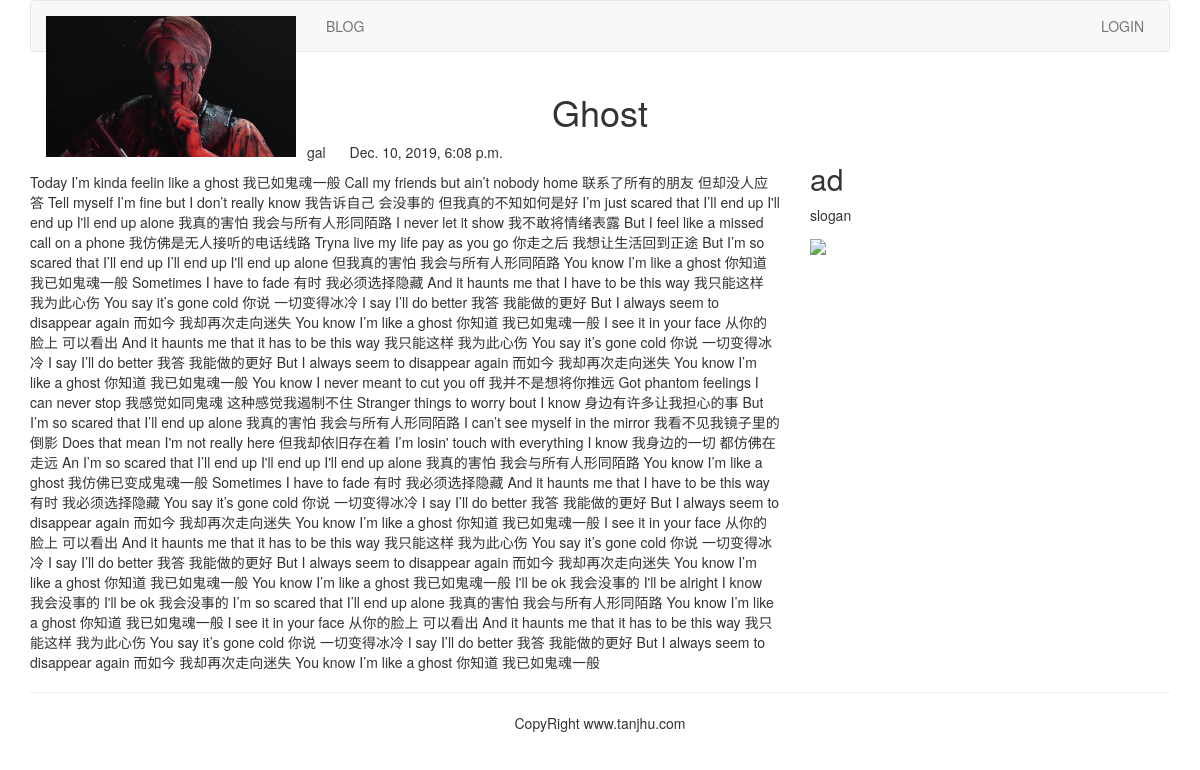
Page /blog/1/ on the committed database.
### blog/models.py (models this page shows, shortened)
class BlogArticles(models.Model):
    title = models.CharField(max_length=300)
    author = models.ForeignKey(User,on_delete=models.CASCADE,related_name='blog_posts')
    body = models.TextField()
    publish = models.DateTimeField(default=timezone.now)
    class Meta:
        ordering = ('-publish',)

### blog/views.py (the view)
# urls.py: path('<int:article_id>/',views.blog_article,name='blog_article'),
def blog_article(request,article_id):
    article = get_object_or_404(BlogArticles,id=article_id)
    pub = article.publish
    return render(request,'blog/content.html',{'article':article,'publish':pub })

### templates/blog/content.html (shortened to what this page needs)
{% extends 'base.html' %}
{% block content %}
<div class='row text-center vertical-middle-sm'>
    <h1>{{ article.title }}</h1>
</div>
<div class='row'>
    <div class='col-xs-12 col-md-8'>
        <p class='text-center'><span>{{ article.author.username }}
            </span><span style='margin-left:20px'>{{ publish }}</span>
        </p>
<div>{{ article.body }}</div>
</div>
    <div class='col-xs-6 col-md-4'>
        <h2> ad </h2>
        <p> slogan </p>
        <img width='918px' src='https://www.3dmgame.com/uploads/allimg/160616/317-160616143428.jpg'>
        </div>
    </div>
    {% endblock %}

### templates/base.html (shortened to what this page needs)
{% load static %}
<!DOCTYPE html>
<html lang='zh-cn'>
    <head>
    <link rel='stylesheet' href="{% static 'css/bootstrap.css' %}">
    </head>
    <body>
        {% include 'header.html' %}
        <div class='container'>
        {% block content %} {% endblock %}
        </div>
        {% include 'footer.html' %}
    </body>
</html>

### templates/header.html (shortened to what this page needs)
{% load static %}
<div class = 'container'>
    <nav class = 'navbar navbar-default' role='navigation'>
        <div class = 'navbar-header'>
            <a class='navbar-brand' href = 'http:/www.itdiffer.com'>
                <img src="{% static '/images/logo.png' %}" width='250px'>
            </a>
        </div>
        <div>
            <ul class='nav navbar-nav' role='navigation'>
                <li><a href="{% url 'blog:blog_title' %}">BLOG</a></li>
            </ul>
            <ul class='nav navbar-nav navbar-right' style='margin-right:10px'>
            {% if user.is_authenticated %}
                <li><!-修改开始-->
                <div class="dropdown" style="margin-top:8px">
                    <buttom class='btn btn-default dropdown-toggle'type='button' id='dropdownMenu' data-toggle='drodown'>{{ user.username }}
                    <span class='caret'></span>
                </button>
                <ul class='dropdown-menu'>
                    <li><a href="{% url 'account:password-change' %}">修改密码</a></li>
                </ul>
            </div><!-修改结束-->
                <li><a href="#">{{ user.username }}</a></li>
                <li><a href="{% url 'account:user_logout' %}">Logout</a></li>
            {% else %}
                <li><a href="{% url 'account:user_login' %}">LOGIN</a></li>
            {% endif %}
            </ul>
          </div>
     </nav>
</div>

### templates/footer.html
<div class = 'container'>
    <hr>
    <p class='text-center'>CopyRight www.tanjhu.com</p>
</div>

### rows in the picture
BlogArticles: title "Ghost", author.username "gal", publish "Dec. 10, 2019, 6:08 p.m.", body "Today I’m kinda feelin like a ghost 我已如鬼魂一般 Call my friends but ain’t nobody home 联系了所有的朋友 但却没人应答 Tell myself I’m fine but I don’t really know 我告诉自己 会没事的 但我真的不知如何是好 I’m just scared that I’ll end up I'll end up I'll end up alone 我真的害怕 我会与所有人形同陌路 I never let it show 我不敢将情绪表露 But I feel like a missed call on a phone 我仿佛是无人接听的电话线路 Tryna live my life pay as you go 你走之后 我想让生活回到正途 But I’m so scared that I’ll end up I’ll end up I'll end up alone 但我真的害怕 我会与所有人形同陌路 You know I’m like a ghost 你知道 我已如鬼魂一般 Sometimes I have to fade 有时 我必须选择隐藏 And it haunts me that I have to be this way 我只能这样 我为此心伤 You say it’s gone cold 你说 一切变得冰冷 I say I’ll do better 我答 我能做的更好 But I always seem to disappear again 而如今…"
